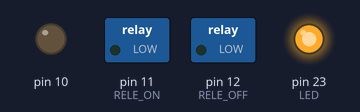
Bench run of a sketch on a simulated Arduino Mega 2560, built with avr-gcc and run on an emulated ATmega2560. Parts: switched loads named in the sketch (green lamp = pin HIGH), output pins drawn as LEDs (lit = HIGH). Storage starts empty; pins used as bus, display or sensor lines are not drawn; what the sketch prints to the serial monitor is not drawn.

Above: at 5.1 s.
Timing chart, 0 to 10.9 s (numbered marks = the images above):
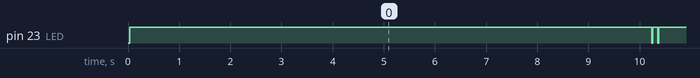

Measured:
- by itself, pin 23 (LED): goes LOW 0.02 s, HIGH 0.10 s, 7 × (LOW 0.02 s, HIGH 16.7 s), LOW 0.02 s, then HIGH

The sketch:

candy_polsko.ino
```cpp
/*
  CANDY based on Mighty 1284p
  Poland special edition

SDcard
------
DAT3   SS   4 B4
CMD    MOSI 5 B5
DAT0   MISO 6 B6
CLK    SCK  7 B7

SERIAL 2 (not necessary to connect)
--------
RX 18 PC2
TX 19 PC3

ANALOG
------
+      A0  PA0
-      A1  PA1
RESET  0   PB0

RELE
----
RELE_ON   11    PD3
RELE_OFF  12    PD4

LED
---
LED  23  PC7  // LED pro Dasu
// LED pro pilota = Timepulse LED

The following needs to be added to the line mentioning the atmega644 in
/usr/share/arduino/libraries/SD/utility/Sd2PinMap.h:

    || defined(__AVR_ATmega1284P__)

so that it reads:

    #elif defined(__AVR_ATmega644P__) || defined(__AVR_ATmega644__)|| defined(__AVR_ATmega1284P__)

                      +---\/---+
           (D 0) PB0 1|        |40 PA0 (AI 0 / D24)
           (D 1) PB1 2|        |39 PA1 (AI 1 / D25)
      INT2 (D 2) PB2 3|        |38 PA2 (AI 2 / D26)
       PWM (D 3) PB3 4|        |37 PA3 (AI 3 / D27)
    PWM/SS (D 4) PB4 5|        |36 PA4 (AI 4 / D28)
      MOSI (D 5) PB5 6|        |35 PA5 (AI 5 / D29)
  PWM/MISO (D 6) PB6 7|        |34 PA6 (AI 6 / D30)
   PWM/SCK (D 7) PB7 8|        |33 PA7 (AI 7 / D31)
                 RST 9|        |32 AREF
                VCC 10|        |31 GND
                GND 11|        |30 AVCC
              XTAL2 12|        |29 PC7 (D 23)
              XTAL1 13|        |28 PC6 (D 22)
      RX0 (D 8) PD0 14|        |27 PC5 (D 21) TDI
      TX0 (D 9) PD1 15|        |26 PC4 (D 20) TDO
RX1/INT0 (D 10) PD2 16|        |25 PC3 (D 19) TMS
TX1/INT1 (D 11) PD3 17|        |24 PC2 (D 18) TCK
     PWM (D 12) PD4 18|        |23 PC1 (D 17) SDA
     PWM (D 13) PD5 19|        |22 PC0 (D 16) SCL
     PWM (D 14) PD6 20|        |21 PD7 (D 15) PWM
                      +--------+
*/

#include <SD.h>
#include "wiring_private.h"
#include <SoftwareSerial.h>

#define MSG_NO 10    // number of logged NMEA messages

#define RELE_ON   11    // PD3
#define RELE_OFF  12    // PD4
#define LED       23    // PC7

SoftwareSerial swSerial(18, 19); // RX, TX

const int chipSelect = 4;
int RESET = 0;
uint16_t count = 0;

void setup()
{
 // Open serial communications and wait for port to open:
  Serial.begin(9600);
   while (!Serial)
   {
    ; // wait for serial port to connect. Needed for Leonardo only
   }

  swSerial.begin(9600);
  swSerial.println("#Cvak...");

  Serial.print("#Initializing SD card...");
  // make sure that the default chip select pin is set to
  // output, even if you don't use it:
  pinMode(10, OUTPUT);

  // see if the card is present and can be initialized:
  if (!SD.begin(chipSelect))
  {
    Serial.println("#Card failed, or not present");
    // don't do anything more:
    return;
  }
  Serial.println("#card initialized.");

// Read Analog Differential without gain (read datashet of ATMega1280 and ATMega2560 for refference)
// Use analogReadDiff(NUM)
//   NUM	|	POS PIN	  	        |	NEG PIN		        | 	GAIN
//	0	|	A0			|	A1			|	1x
//	1	|	A1			|	A1			|	1x
//	2	|	A2			|	A1			|	1x
//	3	|	A3			|	A1			|	1x
//	4	|	A4			|	A1			|	1x
//	5	|	A5			|	A1			|	1x
//	6	|	A6			|	A1			|	1x
//	7	|	A7			|	A1			|	1x
//	8	|	A8			|	A9			|	1x
//	9	|	A9			|	A9			|	1x
//	10	|	A10			|	A9			|	1x
//	11	|	A11			|	A9			|	1x
//	12	|	A12			|	A9			|	1x
//	13	|	A13			|	A9			|	1x
//	14	|	A14			|	A9			|	1x
//	15	|	A15			|	A9			|	1x
  #define pin 0
  uint8_t analog_reference = INTERNAL1V1; // DEFAULT, INTERNAL, INTERNAL1V1, INTERNAL2V56, or EXTERNAL

  ADMUX = (analog_reference << 6) | ((pin | 0x10) & 0x1F);

  pinMode(RESET, OUTPUT);
  pinMode(RELE_ON, OUTPUT);
  pinMode(RELE_OFF, OUTPUT);
  pinMode(LED, OUTPUT);
  digitalWrite(LED, HIGH);

}

int oldValue = 0;  // Variable for filtering death time double detection

#define MEASUREMENTS  1

void loop()
{
  for(int x=0; x<MEASUREMENTS; x++)
  {
    uint8_t lo, hi;
    int sensor;
    uint16_t buffer[1024];

    for(int n=0; n<1024; n++)
    {
      buffer[n]=0;
    }

    /*
    if (x == (MEASUREMENTS-2))    // cca 26 s delay for GPS fix (cca 2 measurements)
    {
      digitalWrite(RELE_OFF, LOW);  // Rele switch ON
      digitalWrite(RELE_ON, HIGH);
      delay(200);
      digitalWrite(RELE_ON, LOW);

      delay(1000);  // Start GPS

      // airborne <2g; 40 configuration bytes
      const char cmd[44]={0xB5, 0x62 ,0x06 ,0x24 ,0x24 ,0x00 ,0xFF ,0xFF ,0x07 ,0x03 ,0x00 ,0x00 ,0x00 ,0x00 ,0x10 ,0x27 , 0x00 ,0x00 ,0x05 ,0x00 ,0xFA ,0x00 ,0xFA ,0x00 ,0x64 ,0x00 ,0x2C ,0x01 ,0x00 ,0x3C ,0x00 ,0x00 , 0x00 ,0x00 ,0x00 ,0x00 ,0x00 ,0x00 ,0x00 ,0x00 ,0x00 ,0x00 ,0x53 ,0x0A};
      for (int n=0;n<44;n++) Serial.write(cmd[n]);
    }
    */

    digitalWrite(RESET, HIGH);   // Reset peak detector
    digitalWrite(RESET, HIGH);   // Reset peak detector
    digitalWrite(RESET, HIGH);   // Reset peak detector
    digitalWrite(RESET, HIGH);   // Reset peak detector
    digitalWrite(RESET, HIGH);   // Reset peak detector
    digitalWrite(RESET, HIGH);   // Reset peak detector
    digitalWrite(RESET, HIGH);   // Reset peak detector
    digitalWrite(RESET, HIGH);   // Reset peak detector
    digitalWrite(RESET, HIGH);   // Reset peak detector
    digitalWrite(RESET, HIGH);   // Reset peak detector
    for (int i=0; i<20; i++) {digitalWrite(RESET, LOW);} // compensate first data aquisition cca 100 us
    for(int n=0; n<18200; n++) // cca 13 s
    {
      for (int i=0; i<100; i++) {digitalWrite(RESET, LOW);} // integration cca 500 us
      // start the conversion
      sbi(ADCSRA, ADSC);           // Sample/Hold
      digitalWrite(RESET, LOW);
      digitalWrite(RESET, HIGH);   // Reset peak detector (start next measurement)
      digitalWrite(RESET, LOW);
      // ADSC is cleared when the conversion finishes
      while (bit_is_set(ADCSRA, ADSC));  // conversion cca 100 us

      // we have to read ADCL first; doing so locks both ADCL
      // and ADCH until ADCH is read.  reading ADCL second would
      // cause the results of each conversion to be discarded,
      // as ADCL and ADCH would be locked when it completed.
      lo = ADCL;
      hi = ADCH;

      // combine the two bytes
      sensor = (hi << 8) | lo;

      // arrange integer value (read ATMega 2560 Datashet p.288) figure 26-15
      if (sensor > 511 )
      {
        sensor -= 1023 ;
      }

      sensor += 20; // Add offset to ground (for 0 resistors)

      if ((sensor>=0)&&(buffer[sensor]<65535)&&(oldValue<sensor)) buffer[sensor]++;
      oldValue = sensor;
    }


    {
      // make a string for assembling the data to log:
      String dataString = "$CANDY,";
      String toMonitor = "$CANDY,";

      dataString += String(count);
      dataString += ",";

      for(int n=0; n<(511+31); n++)
      {
        dataString += String(buffer[n]);
        dataString += ",";
      }

      int noise = 0;
      for(int n=0; n<(511+31); n++)
      {
        if(buffer[n]==0)
        {
          noise = n;
          break;
        }
      }

      int flux=0;
      for(int n=noise; n<(511+31); n++)
      {
        flux += buffer[n];
      }

      int loDose = 0;
      if (noise > 0) loDose=buffer[noise-1];

      int hiDose=0;
      for(int n=noise+7; n<(511+31); n++)
      {
        hiDose += buffer[n];
      }

      toMonitor += String(count++) + "," + String(noise) + "," + String(flux) + "," + String(loDose) + "," + String(hiDose) + "*";
      swSerial.println(toMonitor);

      dataString += String(noise) + "," + String(flux) + "," + String(loDose) + "," + String(hiDose);

      // open the file. note that only one file can be open at a time,
      // so you have to close this one before opening another.
      File dataFile = SD.open("datalog.txt", FILE_WRITE);

      // if the file is available, write to it:
      if (dataFile)
      {
        dataFile.println(dataString);  // write to SDcard
        Serial.println(dataString);  // print to terminal

        digitalWrite(LED, LOW);  // Blink for Dasa
        delay(20);
        digitalWrite(LED, HIGH);
        if (hiDose >0)
        {
          delay(100);
          digitalWrite(LED, LOW);  // Blink for Dasa + zaric
          delay(20);
          digitalWrite(LED, HIGH);
        }

        dataFile.close();
      }
      // if the file isn't open, pop up an error:
      else
      {
        swSerial.println("#error opening datalog.txt");
      }
    }
  }

  {
    // make a string for assembling the NMEA to log:
    String dataString = "";
    char incomingByte;


    for(int n=0; n<30000; n++)    // flush USART buffer
    {
      if (Serial.available())
      {
        // read the incoming byte:
        incomingByte = Serial.read();
      } else break;
    }

    int parse = 0;
    for(int n=0; n<30000; n++)    // Skip first GPRMC
    {
      if (Serial.available())
      {
        // read the incoming byte:
        incomingByte = Serial.read();
        switch (incomingByte)
        {
          case 'C':
            parse=1;
            break;
          case ',':
            if (parse==1) parse=2;
            break;
          default:
            parse=0;
        }
      }
      if (parse==2) break;
    }

    boolean flag = false;
    int messages = 0;
    for(int n=0; n<30000; n++)
    {
      if (Serial.available())
      {
        // read the incoming byte:
        incomingByte = Serial.read();

        if (incomingByte == '$') {flag = true; messages++;};

        // say what you got:
        if (flag && (messages<=MSG_NO)) dataString+=incomingByte;
      }
      for (int i=0; i<50; i++) {digitalWrite(RESET, LOW);} // delay cca 250 us
      if (messages > MSG_NO) break;
    }

    // open the file. note that only one file can be open at a time,
    // so you have to close this one before opening another.
    File dataFile = SD.open("datalog.txt", FILE_WRITE);

    // if the file is available, write to it:
    if (dataFile)
    {
      dataFile.print(dataString);  // write to SDcard
      Serial.print(dataString);  // print to terminal
      dataFile.close();
    }
    // if the file isn't open, pop up an error:
    else
    {
      swSerial.println("#error opening datalog.txt");
    }

  }
}
```
